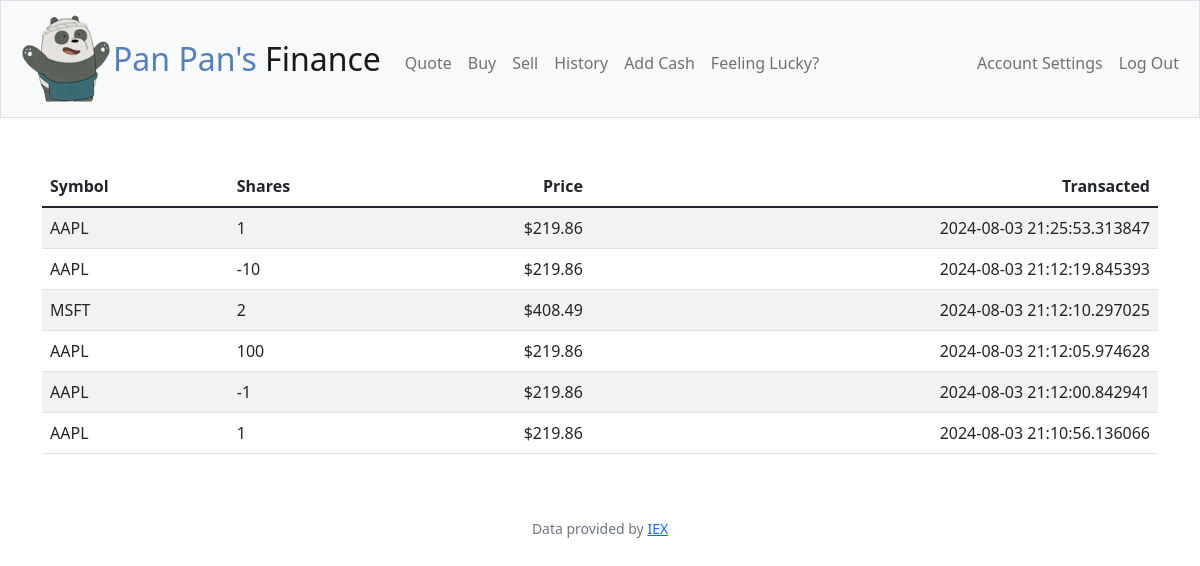
/history (signed in), run on an earlier commit of the app's database.
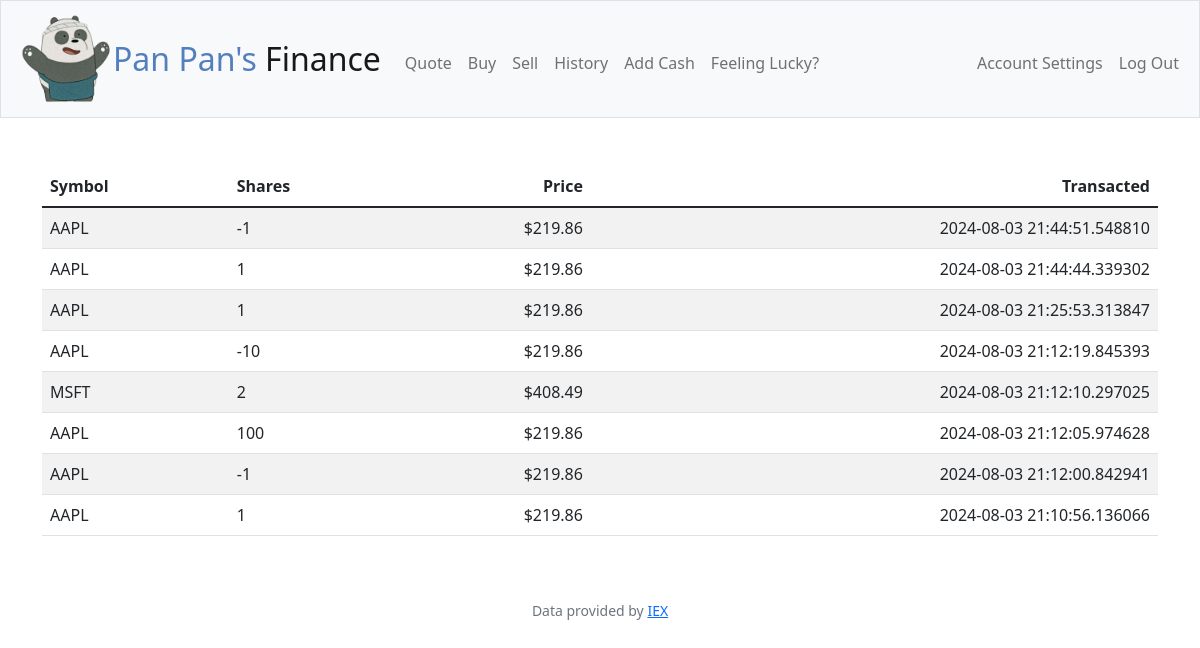
And on a later commit of the database.
### tables this page shows
CREATE TABLE transactions
(
    id INTEGER PRIMARY KEY AUTOINCREMENT NOT NULL,
    user_id INTEGER,
    symbol TEXT NOT NULL,
    stock_name TEXT NOT NULL,
    purchased_price NUMERIC NOT NULL,
    shares_qty NUMERIC NOT NULL,
    datetime TEXT NOT NULL,
    FOREIGN KEY(user_id) REFERENCES users(id)
);

### app.py (the view)
@app.route("/history")
@login_required
def history():
    conn = get_db_connection()
    if (request.method == "GET"):
        sess_id = session["user_id"]
        stocks_portfolio = conn.execute("SELECT * FROM transactions WHERE user_id = ?", (sess_id, )).fetchall()
        return render_template("history.html", stocks_portfolio=stocks_portfolio)

### app.py (called while the page is built)
@app.after_request
def after_request(response):
    response.headers["Cache-Control"] = "no-cache, no-store, must-revalidate"
    response.headers["Expires"] = 0
    response.headers["Pragma"] = "no-cache"
    return response

def get_db_connection():
    conn = sqlite3.connect('finance.db')
    conn.row_factory = sqlite3.Row  # Allows dictionary-like row access
    return conn

### helpers.py (called while the page is built)
def login_required(f):
    @wraps(f)
    def decorated_function(*args, **kwargs):
        if session.get("user_id") is None:
            return redirect("/login")
        return f(*args, **kwargs)
    return decorated_function

def usd(value):
    return f"${value:,.2f}"

### templates/history.html (shortened to what this page needs)
{% extends "layout.html" %}
{% block main %}
    <div class="container text-center table-responsive">
        <table class="table table-striped">
            <thead class="thead-dark">
                <tr>
                    <th class="text-start">Symbol</th>
                    <th class="text-start">Shares</th>
                    <th class="text-end">Price</th>
                    <th class="text-end">Transacted</th>
                </tr>
            </thead>
            <tbody>
                {% for stock in stocks_portfolio|reverse %}
                    <tr>
                        <td class="text-start">{{ stock.symbol }}</td>
                        <td class="text-start">{{ stock.shares_qty }}</td>
                        <td class="text-end">{{ stock.purchased_price | usd }}</td>
                        <td class="text-end">{{ stock.datetime }}</td>
                    </tr>
                {% endfor %}
            </tbody>
        </table>
    </div>
{% endblock %}

### templates/layout.html (shortened to what this page needs)
<!DOCTYPE html>
<html lang="en">
    <head>
        <link href="https://cdn.jsdelivr.net/npm/bootstrap@5.1.3/dist/css/bootstrap.min.css" rel="stylesheet">
        <link href="/static/styles.css" rel="stylesheet">
    </head>
    <body>
        <nav class="bg-light border navbar navbar-expand-md navbar-light">
            <div class="container-fluid">
                <img class="pan_pan" src="static/panpan-icon.png" alt="Pan Pan Logo">
                <a class="navbar-brand" href="/"><span class="blue">Pan Pan's</span> <span class="black">Finance</span></a>
                <div class="collapse navbar-collapse" id="navbar">
                    {% if session["user_id"] %}
                        <ul class="navbar-nav me-auto mt-2">
                            <li class="nav-item"><a class="nav-link" href="/quote">Quote</a></li>
                            <li class="nav-item"><a class="nav-link" href="/buy">Buy</a></li>
                            <li class="nav-item"><a class="nav-link" href="/sell">Sell</a></li>
                            <li class="nav-item"><a class="nav-link" href="/history">History</a></li>
                            <li class="nav-item"><a class="nav-link" href="/add">Add Cash</a></li>
                            <li class="nav-item"><a class="nav-link" href="https://www.youtube.com/watch?v=dQw4w9WgXcQ">Feeling Lucky?</a></li>
                        </ul>
                        <ul class="navbar-nav ms-auto mt-2">
                            <li class="nav-item"><a class="nav-link" href="/account">Account Settings</a></li>
                            <li class="nav-item"><a class="nav-link" href="/logout">Log Out</a></li>
                        </ul>
                    {% else %}
                        <ul class="navbar-nav ms-auto mt-2">
                            <li class="nav-item"><a class="nav-link" href="/register">Register</a></li>
                            <li class="nav-item"><a class="nav-link" href="/login">Log In</a></li>
                        </ul>
                    {% endif %}
                </div>
            </div>
        </nav>
        <main class="container-fluid py-5 text-center">
            {% block main %}{% endblock %}
        </main>
        <footer class="mb-5 small text-center text-muted">
            Data provided by <a href="https://iexcloud.io/">IEX</a>
        </footer>
    </body>
</html>

### static/styles.css (style rules this page uses)
nav .navbar-brand { font-size: xx-large; }
nav .navbar-brand .blue { color: #537fbe; }
.pan_pan { display: inline-block; width: 100px; height: 100px; }

What changed in the data, as far as the page shows it:
added transactions: symbol "AAPL", shares_qty "-1", purchased_price "$219.86", datetime "2024-08-03 21:44:51.548810"
added transactions: symbol "AAPL", shares_qty "1", purchased_price "$219.86", datetime "2024-08-03 21:44:44.339302"
